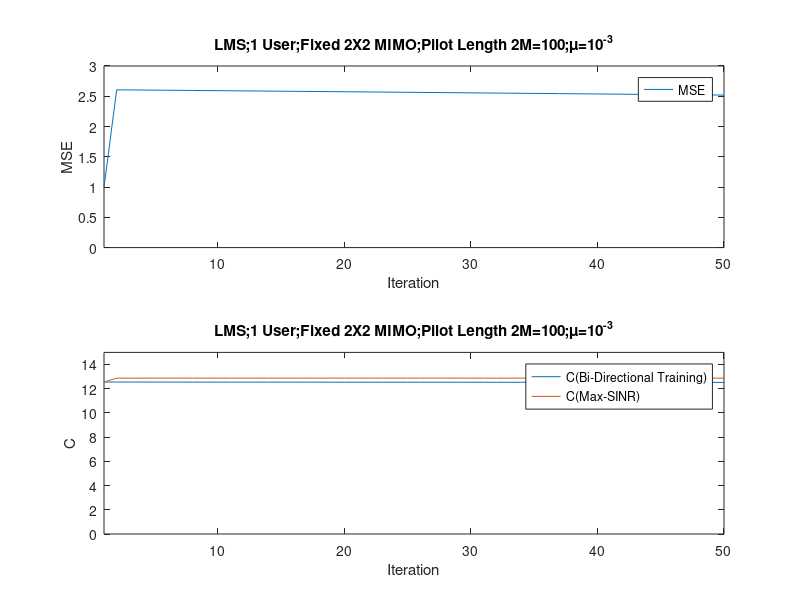

The MATLAB script that drew this image:
%2 user, 2X2 MIMO Channel
%Turn Off Private Channel 
%calculate MSE
clc
clear

H=[randn(1,1)+1i*randn(1,1) randn(1,1)+1i*randn(1,1);randn(1,1)+1i*randn(1,1) randn(1,1)+1i*randn(1,1)];

g=[0;0];
v=[1;1];
v_w=[1;1];
v=v/norm(v);
v_w=v_w/norm(v_w);

sigma = sqrt(10^(-3));
StepSize = 10^(-5);

R=H*H'+sigma^2*eye(2);
2/max(eig(R));


xf = zeros(1,10^(7));
MSE = zeros(1,10^(7));
LS_LMS = zeros(1,10^(7));
MMSE = zeros(1,10^(7));
C = zeros(1,10^(7));
C_Wiener = zeros(1,10^(7));
SINR_without_stat = zeros(1,10^(7));
SINR_know_stat= zeros(1,10^(7));

Realization = 2;
TrainingLength = 200; %TrainingLength

for R = 1:Realization
    
        v=[1;1];
        v_w=[1;1];
        g=[0;0];
        g_w=[0;0];
        
        v=v/norm(v);
        v_w=v_w/norm(v_w);
        H=[randn(1,1)+1i*randn(1,1) randn(1,1)+1i*randn(1,1);randn(1,1)+1i*randn(1,1) randn(1,1)+1i*randn(1,1)];

for iteration = 1:50

    
    iteration 
               
                
                

                %Forward Training  
                for iter2 = 1:TrainingLength

                        if rand-0.5 >= 0
                                    xf(iter2) = 1;
                                else
                                    xf(iter2) = -1;
                        end

                        yf = H*( v*xf(iter2) )+ sigma*(1/sqrt(2))*[(randn(1,1)+1i*randn(1,1));(randn(1,1)+1i*randn(1,1))]; 
                        g = g+StepSize*yf*conj(xf(iter2)-g'*yf)/(norm(yf))^2;
                        g_w = inv(H*v_w*v_w'*H'+eye(2)*sigma^2)*H*v_w;
                end
                
                
                MSE(iteration) =MSE(iteration)+ real(  1-v'*H'*g-(v'*H'*g)'+g'*eye(2)*(sigma^2)*g+(v'*H'*g)'*(v'*H'*g) )/Realization;
                SINR_without_stat(iteration)=SINR_without_stat(iteration)+ norm(( g'*H*v ))^2/norm( g'*eye(2)*sigma^2*g )/Realization; 
                SINR_know_stat(iteration)= SINR_know_stat(iteration)+norm(( g_w'*H*v_w ))^2/norm( g_w'*eye(2)*sigma^2*g_w )/Realization; 
                MMSE(iteration) = real(   1-v'*H'* inv(H*v*v'*H'+eye(2)*sigma^2)*H*v);
                
                g=g/norm(g);
                g_w=g_w/norm(g_w);

                
                %Backward Training
                for iter1 = 1:TrainingLength

                        if rand-0.5 >= 0
                                    xb(iter1) = 1;
                                else
                                    xb(iter1) = -1;
                        end

                        yb = H'*g*xb(iter1)+sigma*(1/sqrt(2))*[randn(1,1)+1i*randn(1,1);randn(1,1)+1i*randn(1,1)]; 
                        v  = v+StepSize*yb*conj(xb(iter1)-v'*yb)/(norm(yb))^2;
                        v_w = inv(H'*g_w*g_w'*H'+eye(2)*sigma^2)*H'*g_w;

                end
        
                v=v/norm(v);
                v_w=v_w/norm(v_w);
                
                
    
    
    end
           
end
   

n=1:iteration;

subplot(2,1,1)
plot(n,MSE(n))
legend('MSE')
xlabel('Iteration')
ylabel('MSE')
title('LMS;1 User;Fixed 2X2 MIMO;Pilot Length 2M=100;\mu=10^{-3}')
axis([1 iteration 0 3])

subplot(2,1,2)
plot(   n,log2(1+SINR_without_stat(n)),n,log2(1+SINR_know_stat(n)))
legend('C(Bi-Directional Training)','C(Max-SINR)')
xlabel('Iteration')
ylabel('C')
title('LMS;1 User;Fixed 2X2 MIMO;Pilot Length 2M=100;\mu=10^{-3}')
axis([1 iteration 0 15])
